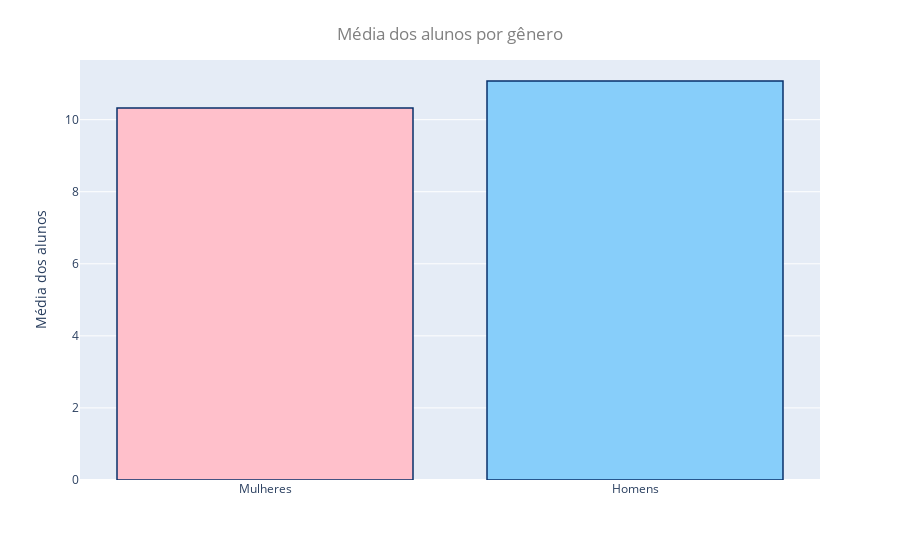

Notebook cell for this chart:
### Code cell
df_medias = df_edu.groupby(by='sex').mean()['media']
df_medias.index=["Mulheres","Homens"]

fig = px.bar(df_medias)
fig.update_layout(
    xaxis_title='',
    yaxis_title="Média dos alunos",
    legend_title="",
    showlegend = False,
    title={
        'text': 'Média dos alunos por gênero',
        'y':0.95,
        'x':0.5,
        'font_color': 'grey'
    })
fig.update_traces(marker_color=['pink','lightskyblue'], marker_line_color='rgb(8,48,107)',
                  marker_line_width=1.5)

### Figure 1 — Plotly figure (JSON) as saved in the notebook; plotly's stock layout.template omitted (floating-point values rounded to 4 significant figures)
{"data": [{"alignmentgroup": "True", "hovertemplate": "variable=media<br>index=%{x}<br>value=%{y}<extra></extra>", "legendgroup": "media", "marker": {"color": ["pink", "lightskyblue"], "line": {"color": "rgb(8,48,107)", "width": 1.5}, "pattern": {"shape": ""}}, "name": "media", "offsetgroup": "media", "orientation": "v", "showlegend": true, "textposition": "auto", "type": "bar", "x": ["Mulheres", "Homens"], "xaxis": "x", "y": [10.33, 11.07], "yaxis": "y"}], "layout": {"barmode": "relative", "legend": {"title": {"text": ""}, "tracegroupgap": 0}, "margin": {"t": 60}, "showlegend": false, "title": {"font": {"color": "grey"}, "text": "Média dos alunos por gênero", "x": 0.5, "y": 0.95}, "xaxis": {"anchor": "y", "domain": [0, 1], "title": {"text": ""}}, "yaxis": {"anchor": "x", "domain": [0, 1], "title": {"text": "Média dos alunos"}}}}
